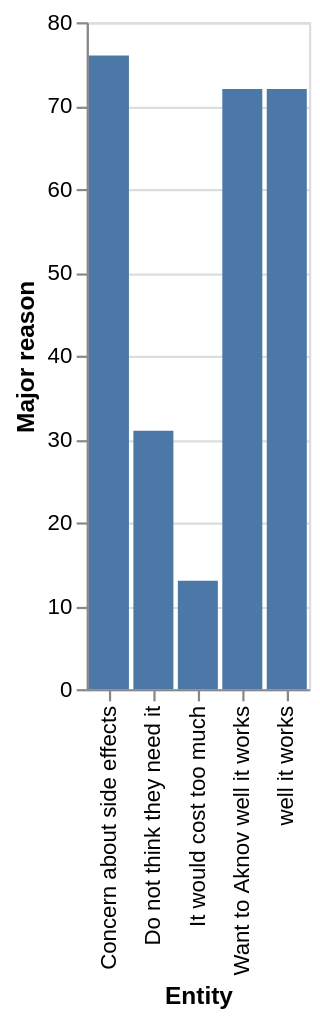

Write the Vega-Lite specification saved for this chart.
### Vega-Lite specification from a JSON file in a GitHub repository (floating-point values rounded to 4 significant figures)
{"$schema": "https://vega.github.io/schema/vega-lite/v5.json", "description": "Bar chart auto-generated from CSV", "data": {"values": [{"Entity": "It would cost too much", "Major reason": 13}, {"Entity": "Do not think they need it", "Major reason": 31}, {"Entity": "well it works", "Major reason": 72}, {"Entity": "Want to Aknov well it works", "Major reason": 72}, {"Entity": "Concern about side effects", "Major reason": 76}]}, "mark": "bar", "encoding": {"x": {"field": "Entity", "type": "ordinal"}, "y": {"field": "Major reason", "type": "quantitative"}}}
